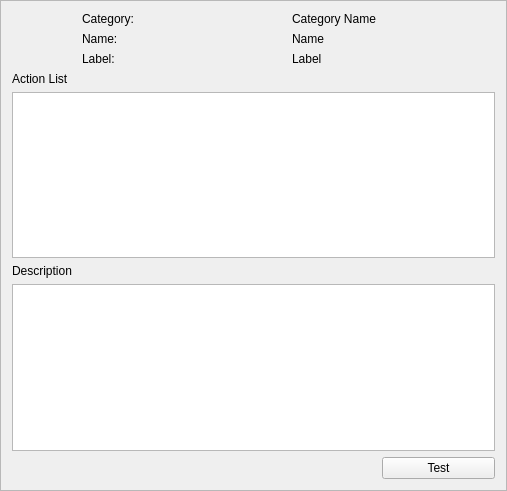
<?xml version="1.0" encoding="UTF-8"?>
<ui version="4.0">
 <class>DetailsViewer</class>
 <widget class="QFrame" name="DetailsViewer">
  <property name="geometry">
   <rect>
    <x>0</x>
    <y>0</y>
    <width>507</width>
    <height>491</height>
   </rect>
  </property>
  <property name="windowTitle">
   <string>Details Viewer</string>
  </property>
  <property name="frameShape">
   <enum>QFrame::StyledPanel</enum>
  </property>
  <property name="frameShadow">
   <enum>QFrame::Raised</enum>
  </property>
  <layout class="QVBoxLayout" name="verticalLayout_4">
   <item>
    <layout class="QHBoxLayout" name="horizontalLayout_4">
     <item>
      <widget class="QLabel" name="actionIcon">
       <property name="maximumSize">
        <size>
         <width>64</width>
         <height>64</height>
        </size>
       </property>
       <property name="text">
        <string/>
       </property>
       <property name="pixmap">
        <pixmap resource="../Resources/icons.qrc">:/other/images/other/lightning-icon.png</pixmap>
       </property>
       <property name="scaledContents">
        <bool>true</bool>
       </property>
      </widget>
     </item>
     <item>
      <layout class="QVBoxLayout" name="verticalLayout">
       <item>
        <layout class="QHBoxLayout" name="horizontalLayout">
         <item>
          <widget class="QLabel" name="categoryTag">
           <property name="text">
            <string>Category:</string>
           </property>
          </widget>
         </item>
         <item>
          <widget class="QLabel" name="categoryName">
           <property name="text">
            <string>Category Name</string>
           </property>
          </widget>
         </item>
        </layout>
       </item>
       <item>
        <layout class="QHBoxLayout" name="horizontalLayout_2">
         <item>
          <widget class="QLabel" name="nameTag">
           <property name="text">
            <string>Name:</string>
           </property>
          </widget>
         </item>
         <item>
          <widget class="QLabel" name="name">
           <property name="text">
            <string>Name</string>
           </property>
          </widget>
         </item>
        </layout>
       </item>
       <item>
        <layout class="QHBoxLayout" name="horizontalLayout_3">
         <item>
          <widget class="QLabel" name="labelTag">
           <property name="text">
            <string>Label:</string>
           </property>
          </widget>
         </item>
         <item>
          <widget class="QLabel" name="eventLabel">
           <property name="text">
            <string>Label</string>
           </property>
          </widget>
         </item>
        </layout>
       </item>
      </layout>
     </item>
    </layout>
   </item>
   <item>
    <layout class="QVBoxLayout" name="verticalLayout_2">
     <item>
      <widget class="QLabel" name="actionListLabel">
       <property name="text">
        <string>Action List</string>
       </property>
      </widget>
     </item>
     <item>
      <widget class="QTableView" name="actionListTableView"/>
     </item>
    </layout>
   </item>
   <item>
    <layout class="QVBoxLayout" name="verticalLayout_3">
     <item>
      <widget class="QLabel" name="descriptionLabel">
       <property name="text">
        <string>Description</string>
       </property>
      </widget>
     </item>
     <item>
      <widget class="QTextEdit" name="descriptionText"/>
     </item>
    </layout>
   </item>
   <item>
    <layout class="QHBoxLayout" name="horizontalLayout_5">
     <item>
      <spacer name="horizontalSpacer_2">
       <property name="orientation">
        <enum>Qt::Horizontal</enum>
       </property>
       <property name="sizeHint" stdset="0">
        <size>
         <width>258</width>
         <height>20</height>
        </size>
       </property>
      </spacer>
     </item>
     <item>
      <widget class="QPushButton" name="testPushButton">
       <property name="minimumSize">
        <size>
         <width>113</width>
         <height>0</height>
        </size>
       </property>
       <property name="maximumSize">
        <size>
         <width>113</width>
         <height>16777215</height>
        </size>
       </property>
       <property name="text">
        <string>Test</string>
       </property>
      </widget>
     </item>
    </layout>
   </item>
  </layout>
 </widget>
 <resources>
  <include location="../Resources/icons.qrc"/>
 </resources>
 <connections/>
</ui>
